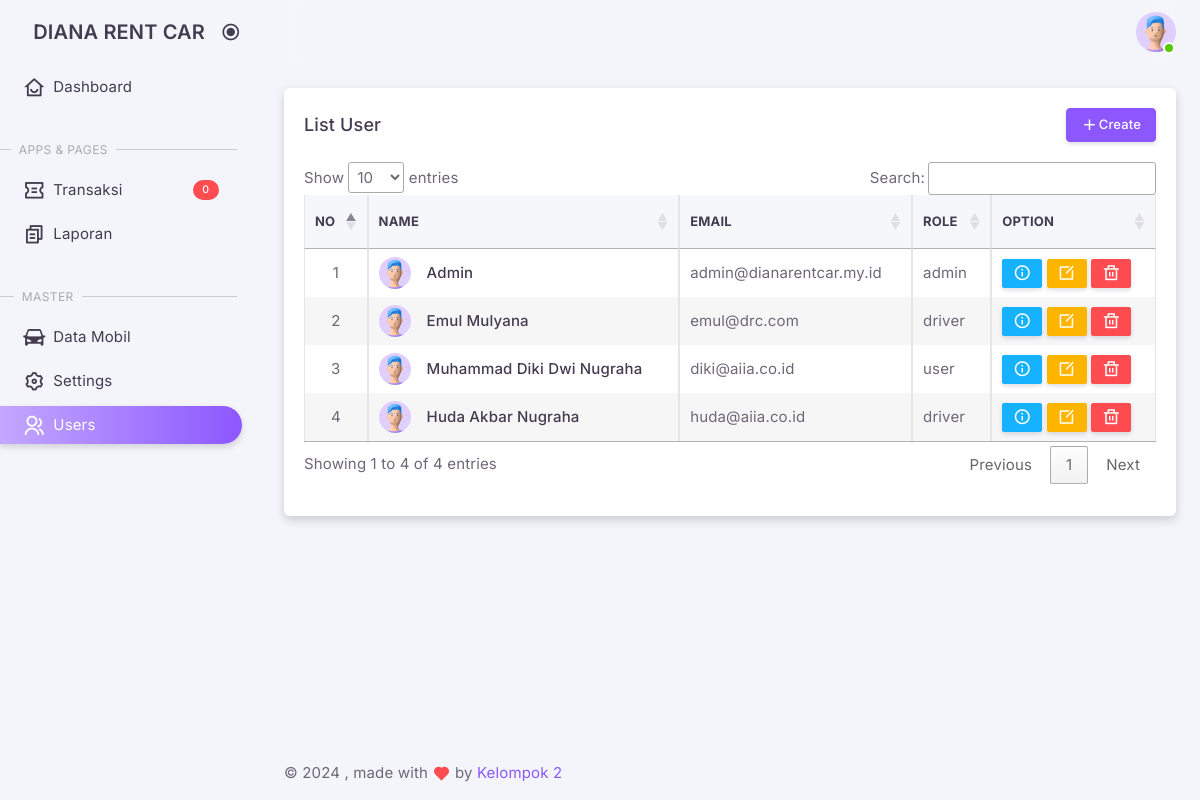
/admin/?views=user_list (signed in), run on the app's committed database.
### tables this page shows
CREATE TABLE IF NOT EXISTS `users` (
  `id` int NOT NULL AUTO_INCREMENT,
  `uuid` varchar(40) NOT NULL,
  `name` varchar(100) NOT NULL,
  `email` varchar(100) NOT NULL,
  `phone_number` varchar(15) DEFAULT NULL,
  `role` enum('admin','driver','user') NOT NULL DEFAULT 'user',
  `password` varchar(255) NOT NULL,
  `code` varchar(50) DEFAULT NULL,
  `is_verified` int DEFAULT NULL,
  `created_at` timestamp NULL DEFAULT CURRENT_TIMESTAMP,
  `updated_at` timestamp NULL DEFAULT CURRENT_TIMESTAMP ON UPDATE CURRENT_TIMESTAMP,
  PRIMARY KEY (`id`),
  UNIQUE KEY `email` (`email`),
  UNIQUE KEY `phone_number` (`phone_number`)
);

### classes/Booking.php (called while the page is built, shortened)
<?php
class Booking
{
    private $conn;
    private $table = 'tt_bookings';
    public function __construct()
    {
        $db = new Database();
        $this->conn = $db->connect();
    }
    public function getTotalBookings()
    {
        $query = "SELECT COUNT(*) as total_completed
                    FROM " . $this->table . "
                    WHERE status = 'Menunggu Konfirmasi'";
        $stmt = $this->conn->prepare($query);
        $stmt->execute();
        $result = $stmt->fetch(PDO::FETCH_ASSOC);
        return $result['total_completed'] ?? 0;
    }
}

### classes/DatabaseExample.php (called while the page is built, shortened)
<?php
class Database
{
    private $host = 'localhost';
    private $db_name = 'dianarentcar';
    private $username = 'root';
    private $password = '';
    public function connect()
    {
        $this->conn = null;
        try {
            $this->conn = new PDO("mysql:host=" . $this->host . ";dbname=" . $this->db_name, $this->username, $this->password);
            $this->conn->setAttribute(PDO::ATTR_ERRMODE, PDO::ERRMODE_EXCEPTION);
        } catch (PDOException $e) {
            echo "Connection Error: " . $e->getMessage();
        }
        return $this->conn;
    }
}

### classes/User.php (called while the page is built, shortened)
<?php
class User
{
    private $conn;
    private $table = 'users';
    public function __construct()
    {
        $db = new Database();
        $this->conn = $db->connect();
    }
    public function list()
    {
        $query = "SELECT * FROM " . $this->table;
        $stmt = $this->conn->query($query);
        return $stmt->fetchAll(PDO::FETCH_ASSOC);
    }
}

### admin/pages/user/list.php (the view, shortened to what this page needs)
<?php
require_once '../classes/User.php';
$userModel = new User();
$users = $userModel->list();
$no = 1;
?>
<div class="container-xxl flex-grow-1 container-p-y">
    <div class="row gy-6">
        <div class="col-12">
            <div class="card overflow-hidden">
                <div class="card-header d-flex justify-content-between align-items-center">
                    <h5 class="mb-0">List User</h5>
                    <small class="text-body float-end">
                        <a href="?views=user_create" class="btn btn-primary btn-sm"><i class="ri-add-fill"></i>Create</a>
                    </small>
                </div>
                <div class="table-responsive" style="padding: 0 1.25rem 2rem 1.25rem;">
                    <table id="userTable" class="table table-bordered table-striped table-sm" width="100%">
                        <thead>
                            <tr>
                                <th>No</th>
                                <th>Name</th>
                                <th>Email</th>
                                <th>Role</th>
                                <th>Option</th>
                            </tr>
                        </thead>
                        <tbody>
                            <?php foreach ($users as $user): ?>
                                <tr>
                                    <td class="text-center"><?php echo $no++; ?></td>
                                    <td>
                                        <div class="d-flex align-items-center">
                                            <div class="avatar avatar-sm me-4">
                                                <img src="../assets/img/avatars/1.png" alt="Avatar" class="rounded-circle" />
                                            </div>
                                            <div>
                                                <h6 class="mb-0 text-truncate"><?php echo htmlspecialchars($user['name']); ?></h6>
                                            </div>
                                        </div>
                                    </td>
                                    <td><?php echo htmlspecialchars($user['email']); ?></td>
                                    <td><?php echo htmlspecialchars($user['role']); ?></td>
                                    <td>
                                        <a href="?views=user_detail&uuid=<?php echo urlencode($user['uuid']); ?>" class="btn btn-info btn-xs" data-toggle="tooltip"
                                            title="Detail">
                                            <i class="ri-information-line"></i>
                                        </a>
                                        <a href="index.php?views=user_edit&uuid=<?php echo urlencode($user['uuid']); ?>" class="btn btn-warning btn-xs" data-toggle="tooltip"
                                            title="Edit">
                                            <i class="ri-edit-box-line"></i>
                                        </a>
                                        <button type="button" class="btn btn-danger btn-xs" data-bs-toggle="modal" data-bs-target="#deleteModal"
                                            data-delete-url="../backend/user/delete.php?uuid=<?php echo urlencode($user['uuid']); ?>" data-toggle="tooltip"
                                            title="Delete">
                                            <i class="ri-delete-bin-line"></i>
                                        </button>
                                    </td>
                                </tr>
                            <?php endforeach; ?>
                        </tbody>
                    </table>
                </div>
            </div>
        </div>
    </div>
</div>

### admin/index.php (shortened to what this page needs)
<!doctype html>
<html
    lang="en"
    class="light-style layout-menu-fixed layout-compact"
    dir="ltr"
    data-theme="theme-default"
    data-assets-path="../assets/"
    data-template="vertical-menu-template-free"
    data-style="light">
<head>
    <link rel="stylesheet" href="../assets/vendor/fonts/remixicon/remixicon.css" />
    <link rel="stylesheet" href=".././assets/vendor/fonts/materialdesignicons.css">
    <link rel="stylesheet" href="../assets/vendor/libs/node-waves/node-waves.css" />
    <link rel="stylesheet" href="../assets/vendor/css/core.css" class="template-customizer-core-css" />
    <link rel="stylesheet" href="../assets/vendor/css/theme-default.css" class="template-customizer-theme-css" />
    <link rel="stylesheet" href="../assets/css/demo.css" />
    <link rel="stylesheet" href="../assets/vendor/libs/perfect-scrollbar/perfect-scrollbar.css" />
    <link rel="stylesheet" href="../assets/vendor/libs/apex-charts/apex-charts.css" />
    <link rel="stylesheet" href="https://cdn.datatables.net/1.13.6/css/jquery.dataTables.min.css">
    <link href="https://cdnjs.cloudflare.com/ajax/libs/toastr.js/latest/css/toastr.min.css" rel="stylesheet">
</head>
<body>
    <div class="layout-wrapper layout-content-navbar">
        <div class="layout-container">
            <?php require("./layouts/sidebar.php") ?>
            <div class="layout-page">
                <?php require("./layouts/navbar.php") ?>
                <div class="content-wrapper">
                    <?php require("./layouts/menu.php") ?>
                    <?php require("./layouts/footer.php") ?>
                </div>
            </div>
        </div>
    </div>
</body>
</html>

### admin/layouts/sidebar.php (shortened to what this page needs)
<?php
$home = false;
$transaction_list = false;
$report_list = false;
$user_list = false;
$user_create = false;
$user_edit = false;
$user_detail = false;
$car_list = false;
$setting_list = false;
if (isset($_GET['views'])) {
    $views = $_GET['views'];
    switch ($views) {
        case 'user_list':
            $user_list = true;
            break;
    }
} else {
    $home = true;
}
?>
<aside id="layout-menu" class="layout-menu menu-vertical menu bg-menu-theme">
    <div class="app-brand demo">
        <a href="index.php" class="app-brand-link">
            <span class="app-brand-text demo menu-text fw-semibold ms-2">DIANA RENT CAR</span>
        </a>
        <a href="javascript:void(0);" class="layout-menu-toggle menu-link text-large ms-auto">
            <i class="menu-toggle-icon d-xl-block align-middle"></i>
        </a>
    </div>
    <ul class="menu-inner py-1">
        <li class="menu-item <?= $home ? 'active' : '' ?>">
            <a href="./index.php" class="menu-link">
                <i class="menu-icon tf-icons ri-home-smile-line"></i>
                <div data-i18n="Dashboard">Dashboard</div>
            </a>
        </li>
        <li class="menu-header mt-7">
            <span class="menu-header-text">Apps &amp; Pages</span>
        </li>
        <li class="menu-item <?= $transaction_list || $transaction_detail ? 'active' : '' ?>">
            <a
                href="?views=transaction_list"
                class="menu-link">
                <i class="menu-icon tf-icons ri-coupon-line"></i>
                <div data-i18n="Transaksi">Transaksi</div>
                <?php
                require_once '../classes/Booking.php';
                $bookingModel = new Booking();
                $totalBookings = $bookingModel->getTotalBookings();
                ?>
                <div class="badge bg-danger fs-tiny rounded-pill ms-auto"><?php echo htmlspecialchars($totalBookings); ?></div>
            </a>
        </li>
        <li class="menu-item <?= $report_list ? 'active' : '' ?>">
            <a
                href="?views=report_list"
                class="menu-link">
                <i class="menu-icon tf-icons ri-file-copy-2-line"></i>
                <div data-i18n="Laporan">Laporan</div>
            </a>
        </li>
        <li class="menu-header mt-7"><span class="menu-header-text">Master</span></li>
        <li class="menu-item <?= $car_list || $car_create || $car_edit ? 'active' : '' ?>">
            <a href="?views=car_list" class="menu-link">
                <i class="menu-icon tf-icons ri-roadster-fill"></i>
                <div data-i18n="Data Mobil">Data Mobil</div>
            </a>
        </li>
        <li class="menu-item <?= $setting_list || $setting_create || $setting_edit || $setting_detail ? 'active' : '' ?>">
            <a href="?views=setting_list" class="menu-link">
                <i class="menu-icon tf-icons ri-settings-3-line"></i>
                <div data-i18n="Settings">Settings</div>
            </a>
        </li>
        <li class="menu-item <?= $user_list || $user_create || $user_edit || $user_detail ? 'active' : '' ?>">
            <a href="?views=user_list" class="menu-link">
                <i class="menu-icon tf-icons ri-group-line"></i>
                <div data-i18n="Users">Users</div>
            </a>
        </li>
    </ul>
</aside>

### admin/layouts/navbar.php (shortened to what this page needs)
<nav
    class="layout-navbar container-xxl navbar navbar-expand-xl navbar-detached align-items-center bg-navbar-theme"
    id="layout-navbar">
    <div class="navbar-nav-right d-flex align-items-center" id="navbar-collapse">
        <ul class="navbar-nav flex-row align-items-center ms-auto">
            <li class="nav-item navbar-dropdown dropdown-user dropdown">
                <a
                    class="nav-link dropdown-toggle hide-arrow p-0"
                    href="javascript:void(0);"
                    data-bs-toggle="dropdown">
                    <div class="avatar avatar-online">
                        <img src="../assets/img/avatars/1.png" alt class="w-px-40 h-auto rounded-circle" />
                    </div>
                </a>
            </li>
        </ul>
    </div>
</nav>

### admin/layouts/menu.php (shortened to what this page needs)
<?php
if (isset($_GET['views'])) {
    $views = $_GET['views'];
    switch ($views) {
        case 'user_list':
            include "./pages/user/list.php";
            break;
    }
} else {
    include "./home.php";
}

### admin/layouts/footer.php (shortened to what this page needs)
<footer class="content-footer footer bg-footer-theme">
    <div class="container-xxl">
        <div
            class="footer-container d-flex align-items-center justify-content-between py-4 flex-md-row flex-column">
            <div class="text-body mb-2 mb-md-0">
                ©
                , made with <span class="text-danger"><i class="tf-icons ri-heart-fill"></i></span> by
                <a href="#" target="_blank" class="footer-link">Kelompok 2</a>
            </div>
        </div>
    </div>
</footer>

### assets/css/demo.css (style rules this page uses)
.menu .app-brand.demo { height: 64px; }
.app-brand-text.demo { font-size: 1.25rem; }

### data on the page
users: name "Admin", email "admin@dianarentcar.my.id", role "admin"
users: name "Emul Mulyana", email "emul@drc.com", role "driver"
users: name "Muhammad Diki Dwi Nugraha", email "diki@aiia.co.id", role "user"
users: name "Huda Akbar Nugraha", email "huda@aiia.co.id", role "driver"

### other printed values
$totalBookings "0"
